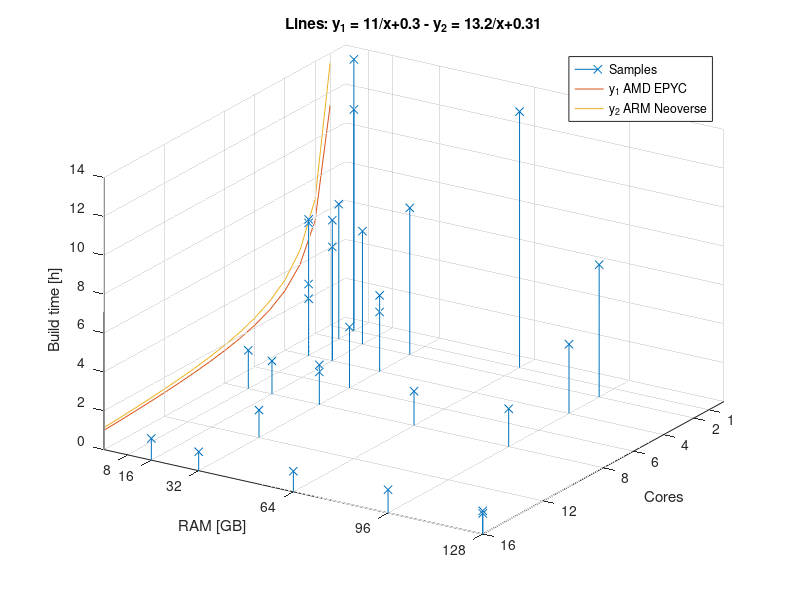
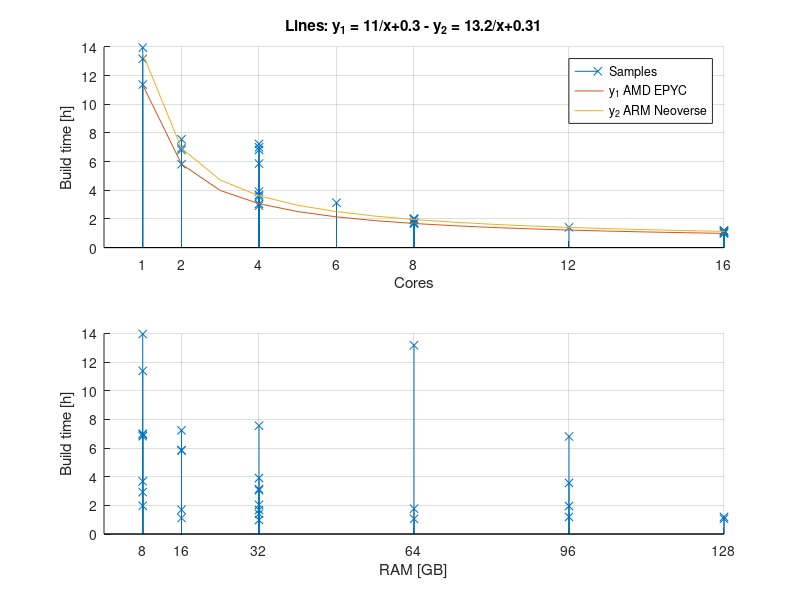

Reproduce these figures in MATLAB, in order.
#!/usr/bin/env octave-cli

clear

%%%%%%%%%%%%%%%%%%%%%%%%%%%%%%%%%%%%%%%%%%%%%%%%%%%%%%%%%%%%%%%%%%%%%%%%
% Misc hardware
%%%%%%%%%%%%%%%%%%%%%%%%%%%%%%%%%%%%%%%%%%%%%%%%%%%%%%%%%%%%%%%%%%%%%%%%

data_misc = [
%                             0_HD
%                      Total  1_SSD  Avail. Used
%   Machine Cores GHz  RAM_GB 2_NVMe RAM_GB Swap_GB Image_s SDK_s
    1       4     3.0  16     0      10     0       14315   6784
    2       4     2.0  16     1      14     0       15404   10638
    3.1     4     2.2  8      1      7.2    0       15133   10079
    4.1     4     1.6  8      0      7.3    0       14631   9926
    5.1     6     1.9  32     1      30     0       6598    4675
    1010    12    4.0  32     1      30     0       2973    2116
    1011    8     3.8  32     1      30     0       4329    3006
    1012    16    3.7  128    2      124    0       2214    1602
    1013    16    3.2  128    2      124    0       2471    1824
    1111    4     2.6  32     -1     30     0       8415    5649
    1112    2     2.6  32     -1     30     0       16434   10768
];

cores_misc = data_misc(:,2);
ram_misc = data_misc(:,4);
time_misc = (data_misc(:,8) + data_misc(:,9)) / 3600;

%%%%%%%%%%%%%%%%%%%%%%%%%%%%%%%%%%%%%%%%%%%%%%%%%%%%%%%%%%%%%%%%%%%%%%%%
% Virtual Server, AMD EPYC-Rome Processor @ 2 GHz
% Best fit for y = A/x + B
%%%%%%%%%%%%%%%%%%%%%%%%%%%%%%%%%%%%%%%%%%%%%%%%%%%%%%%%%%%%%%%%%%%%%%%%

data_AMD_EPYC = [
%                             0_HD
%                      Total  1_SSD  Avail. Used
%   Machine Cores GHz  RAM_GB 2_NVMe RAM_GB Swap_GB Image_s SDK_s
    1001    16    2.0  64     2      61     0       2194    1620
    1002    8     2.0  64     2      62     0       3668    2691
    1003    16    2.0  32     2      30     0       1950    1561
    1004    8     2.0  32     2      30     0       3539    2481
    1005    4     2.0  32     2      30     0       6507    4483
    1006    8     2.0  16     2      15     0       3576    2522
    1007    4     2.0  8      2      7.3    0       6139    4389
    1008    2     2.0  16     2      15     0       12573   8367
    1009    1     2.0  8      2      7.3    0       24870   16095
];

cores_AMD_EPYC = data_AMD_EPYC(:,2);
ram_AMD_EPYC = data_AMD_EPYC(:,4);
time_AMD_EPYC = (data_AMD_EPYC(:,8) + data_AMD_EPYC(:,9)) / 3600;

Y = time_AMD_EPYC;
X = [1./cores_AMD_EPYC ones(length(cores_AMD_EPYC), 1)];

% Least squares
W = inv(X' * X) * X' * Y;
A1 = W(1)
B1 = W(2)

%%%%%%%%%%%%%%%%%%%%%%%%%%%%%%%%%%%%%%%%%%%%%%%%%%%%%%%%%%%%%%%%%%%%%%%%
% Virtual Server, ARM Neoverse-N1 @ 2GHz
% Best fit for y = A/x + B
%%%%%%%%%%%%%%%%%%%%%%%%%%%%%%%%%%%%%%%%%%%%%%%%%%%%%%%%%%%%%%%%%%%%%%%%

data_ARM_Neoverse = [
%                             0_HD
%                      Total  1_SSD  Avail. Used
%   Machine Cores GHz  RAM_GB 2_NVMe RAM_GB Swap_GB Image_s SDK_s
    1101    16    2.0  96     -1     92     0       2370    1926
    1102     8    2.0  96     -1     93     0       4077    2945
    1103     4    2.0  96     -1     93     0       7569    5262
    1104     2    2.0  96     -1     92     0       14683   9820
    1105     1    2.0  64     -1     61     0       28319   19097
    1106     1    2.0  8      -1     7.4    0       30161   20079
    1107     2    2.0  8      -1     7.3    0       14879   10079
    1108     4    2.0  8      -1     7.3    0       7759    5478
    1109     8    2.0  8      -1     7.3    0       4062    3029
    1110    16    2.0  16     -1     15     0       2208    1809
];

cores_ARM_Neoverse = data_ARM_Neoverse(:,2);
ram_ARM_Neoverse = data_ARM_Neoverse(:,4);
time_ARM_Neoverse = (data_ARM_Neoverse(:,8) + data_ARM_Neoverse(:,9)) / 3600;

Y = time_ARM_Neoverse;
X = [1./cores_ARM_Neoverse ones(length(cores_ARM_Neoverse), 1)];

% Least squares
W = inv(X' * X) * X' * Y;
A2 = W(1)
B2 = W(2)

%%%%%%%%%%%%%%%%%%%%%%%%%%%%%%%%%%%%%%%%%%%%%%%%%%%%%%%%%%%%%%%%%%%%%%%%
% Agregate all data
%%%%%%%%%%%%%%%%%%%%%%%%%%%%%%%%%%%%%%%%%%%%%%%%%%%%%%%%%%%%%%%%%%%%%%%%

cores_all = [cores_misc; cores_AMD_EPYC; cores_ARM_Neoverse];
ram_all   = [ram_misc;   ram_AMD_EPYC;   ram_ARM_Neoverse];
time_all  = [time_misc;  time_AMD_EPYC;  time_ARM_Neoverse];

cores_ticks = unique(cores_all);
ram_ticks = unique(ram_all);

%%%%%%%%%%%%%%%%%%%%%%%%%%%%%%%%%%%%%%%%%%%%%%%%%%%%%%%%%%%%%%%%%%%%%%%%
% Figure 1
%%%%%%%%%%%%%%%%%%%%%%%%%%%%%%%%%%%%%%%%%%%%%%%%%%%%%%%%%%%%%%%%%%%%%%%%

figure(1),clf
hold on

stem3(cores_all, ram_all, time_all, 'x')
xticks(cores_ticks)
yticks(ram_ticks)

xmin = xlim()(1);
xmax = xlim()(2);
ymin = ylim()(1);
ymax = ylim()(2);

% Equation
x = (xmin:xmax)';
y1 = A1 ./ x + B1;
y2 = A2 ./ x + B2;
plot3(x, ymin*ones(1,length(x)), y1, '-')
plot3(x, ymin*ones(1,length(x)), y2, '-')

% No negative build time
a = [axis() 0 ceil(max(time_all))];
a(2) = max(cores_ticks);
a(3) = ymin; % Fix start of y plane on the plotted lines
a(4) = max(ram_ticks);
axis(a)

eq_2a1 = sprintf('y_1 = %.3g/x% +.2g', [A1 B1])
eq_2a2 = sprintf('y_2 = %.3g/x% +.2g', [A2 B2])
graph_title = ['Lines: ', eq_2a1, ' - ', eq_2a2];

title(graph_title)
xlabel('Cores')
ylabel('RAM [GB]')
zlabel('Build time [h]')
legend({
    'Samples',
    'y_1 AMD EPYC',
    'y_2 ARM Neoverse',
    })
az = 180 - 57.5;
el = 30;
view(az, el)
grid on

hold off

print images/build-time-1.svg

%%%%%%%%%%%%%%%%%%%%%%%%%%%%%%%%%%%%%%%%%%%%%%%%%%%%%%%%%%%%%%%%%%%%%%%%
% Figure 2.a
%%%%%%%%%%%%%%%%%%%%%%%%%%%%%%%%%%%%%%%%%%%%%%%%%%%%%%%%%%%%%%%%%%%%%%%%

figure(2),clf

subplot(2,1,1)
hold on

stem(cores_all, time_all, 'x')
xticks(cores_ticks)

% Equation
x = (xmin:xmax)';
y1 = A1 ./ x + B1;
y2 = A2 ./ x + B2;
plot(x, [y1, y2], '-')

% No negative build time
a = axis();
a(2) = max(cores_ticks);
a(3) = 0;
a(4) = ceil(max(time_all));
axis(a)

title(graph_title)
xlabel('Cores')
ylabel('Build time [h]')
legend({
    'Samples',
    'y_1 AMD EPYC',
    'y_2 ARM Neoverse',
    })
grid on

hold off

%%%%%%%%%%%%%%%%%%%%%%%%%%%%%%%%%%%%%%%%%%%%%%%%%%%%%%%%%%%%%%%%%%%%%%%%
% Figure 2.b
%%%%%%%%%%%%%%%%%%%%%%%%%%%%%%%%%%%%%%%%%%%%%%%%%%%%%%%%%%%%%%%%%%%%%%%%

subplot(2,1,2)
hold on

stem(ram_all, time_all, 'x')
xticks(ram_ticks)

% No negative build time
a = axis();
a(2) = max(ram_ticks);
a(3) = 0;
a(4) = ceil(max(time_all));
axis(a)

xlabel('RAM [GB]')
ylabel('Build time [h]')
grid on

hold off

print images/build-time-2.svg
